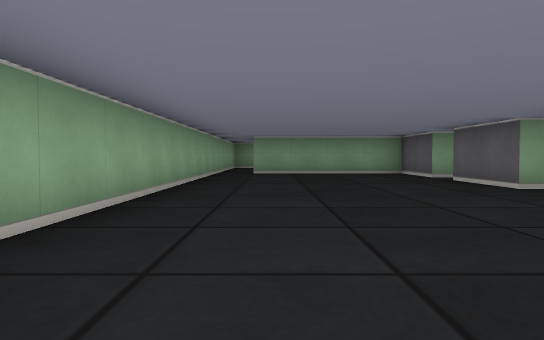
View 1 (above)

17 first-person views from a walk through a cub3D level. The camera is about half as high as the walls, tilts 2° down and sees 70° across. The floor is counted in squares. Each view is taken from the middle of a square. On the plan, view 1 faces up. The plan holds only what a view shows up to about 9 squares ahead; the rest is blank.

View 2
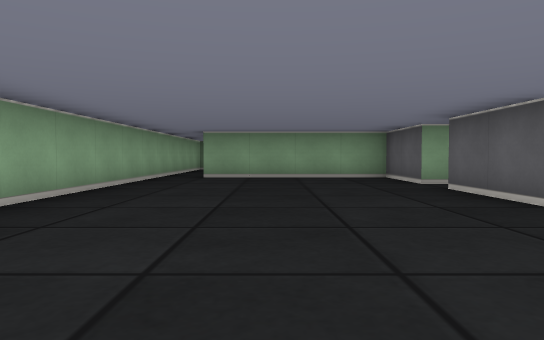

View 3
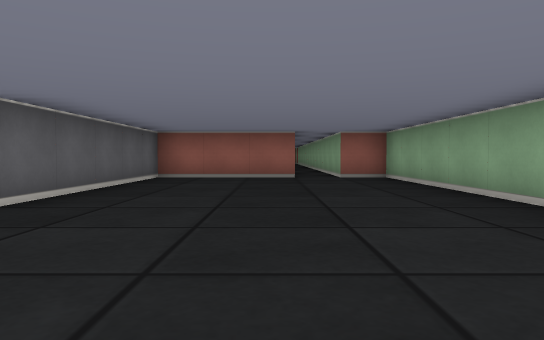

View 4
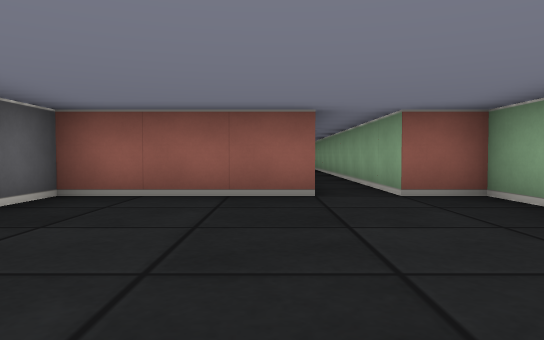

View 5
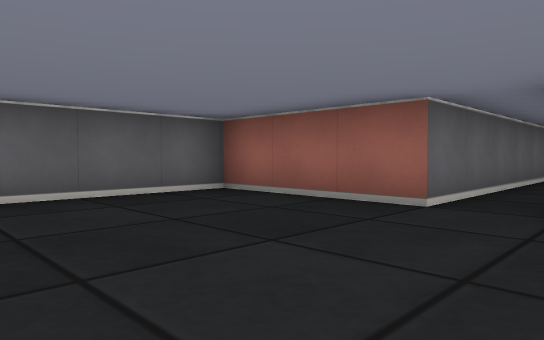

View 6
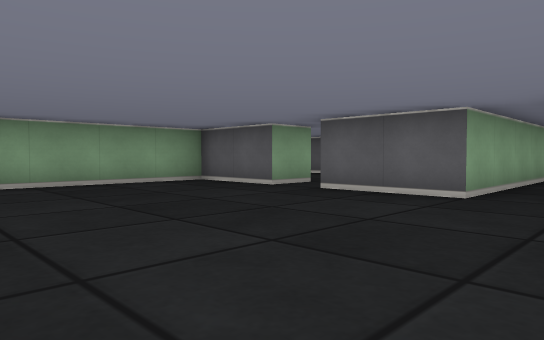

View 7
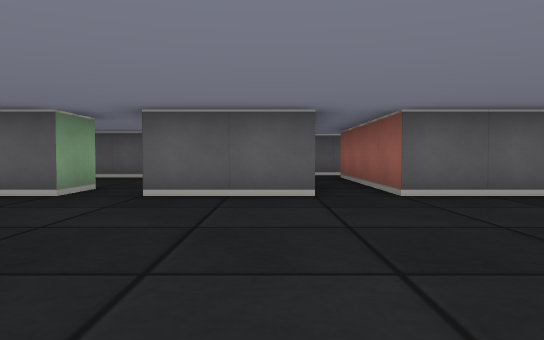

View 8
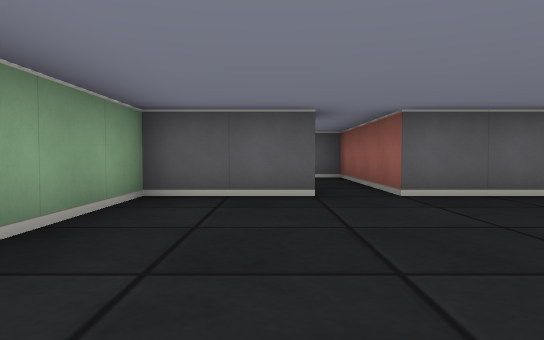

View 9
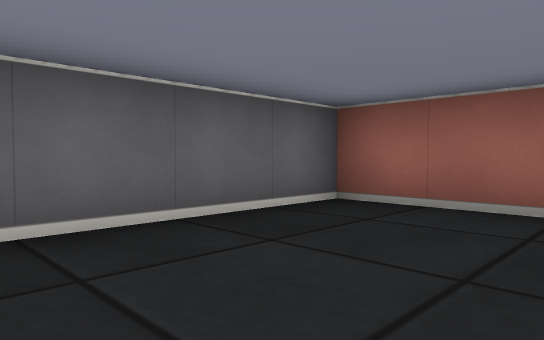

View 10
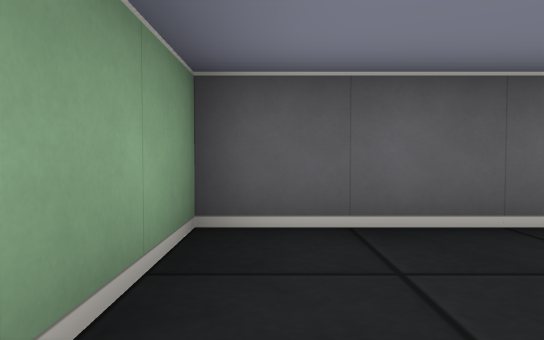

View 11
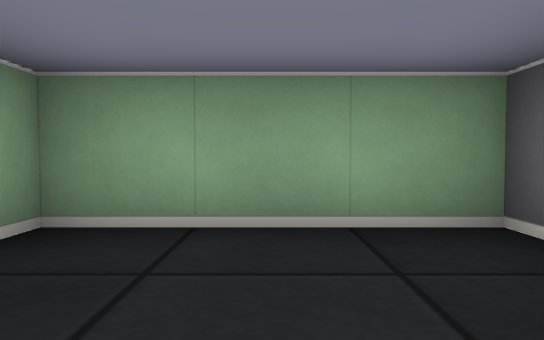

View 12
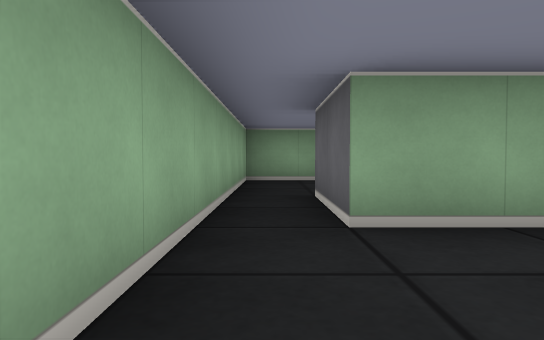

View 13
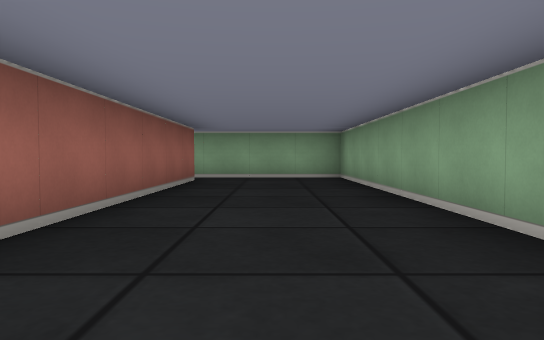

View 14
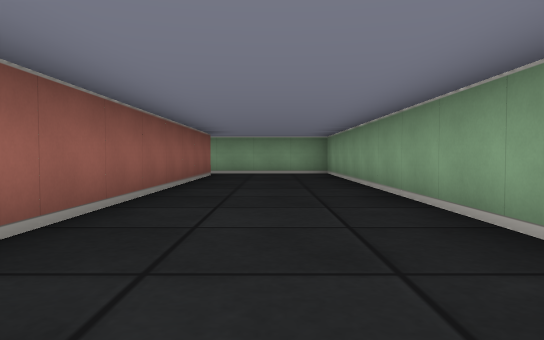

View 15
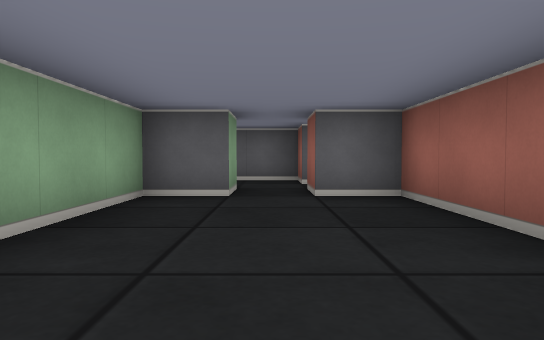

View 16
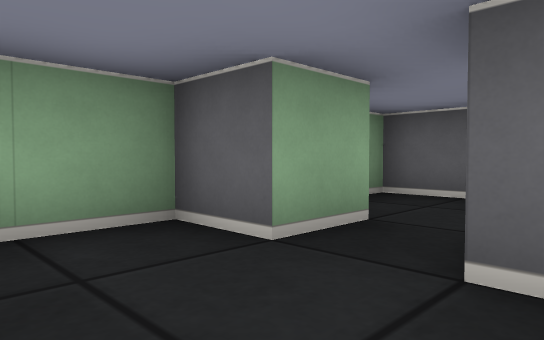

View 17
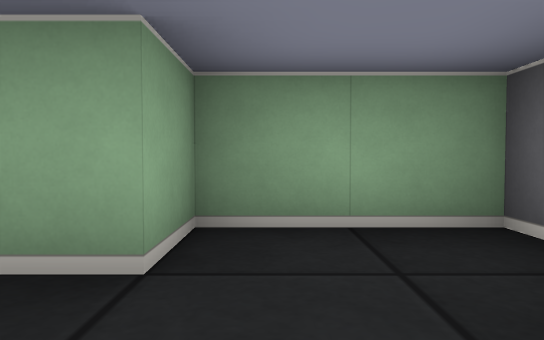

### Floor plan
Ten units are one square. View 1 is at (0, 0); x grows to the right and y downward. Boxes are objects, and circles mark ways between rooms. Rooms are numbered by the first view taken in them; rooms with no view inside come last. Other rooms are left out.
<svg viewBox="-20 -160 140 220">
<path fill="none" stroke="#000" d="M35 -55 35 -75M35 -85 35 -105 -5 -105M-15 -105 -15 5 -5 5 -5 50M5 55 5 5 35 5 35 -45M45 -85 35 -85M35 -75 75 -75 75 -115 45 -115M-5 -105 -5 -125 85 -125 85 -135M85 -145 85 -155 -15 -155 -15 -105M106 -135 115 -135 115 -155 95 -155 95 -145 85 -145M85 -135 95 -135"/>
<circle cx="40" cy="-80" r="3" fill="#2a7"/>
<circle cx="-10" cy="-115" r="3" fill="#2a7"/>
<circle cx="90" cy="-140" r="3" fill="#2a7"/>
<text x="10" y="-30">1</text>
<text x="60" y="-90">2</text>
<text x="30" y="-140">3</text>
<text x="100" y="-140">4</text>
</svg>
Room 1 opens to room 2. Room 1 opens to room 3. Room 3 opens to room 4.

Where each view was taken, in squares from view 1:
view 1: 0 up, 0 right, facing up
view 2: 2 up, 1 right, facing up
view 3: 8 up, 1 right, facing down
view 4: 4 up, 1 right, facing down
view 5: 3 up, 1 left, facing down-right
view 6: 4 up, 1 left, facing up-right
view 7: 6 up, 1 left, facing right
view 8: 9 up, 1 left, facing right
view 9: 11 up, 5 right, facing down-right
view 10: 11 up, 5 right, facing right
view 11: 9 up, 6 right, facing up
view 12: 8 up, 1 left, facing up
view 13: 14 up, 7 right, facing left
view 14: 14 up, 9 right, facing left
view 15: 14 up, 4 right, facing right
view 16: 13 up, 7 right, facing up-right
view 17: 13 up, 10 right, facing up
